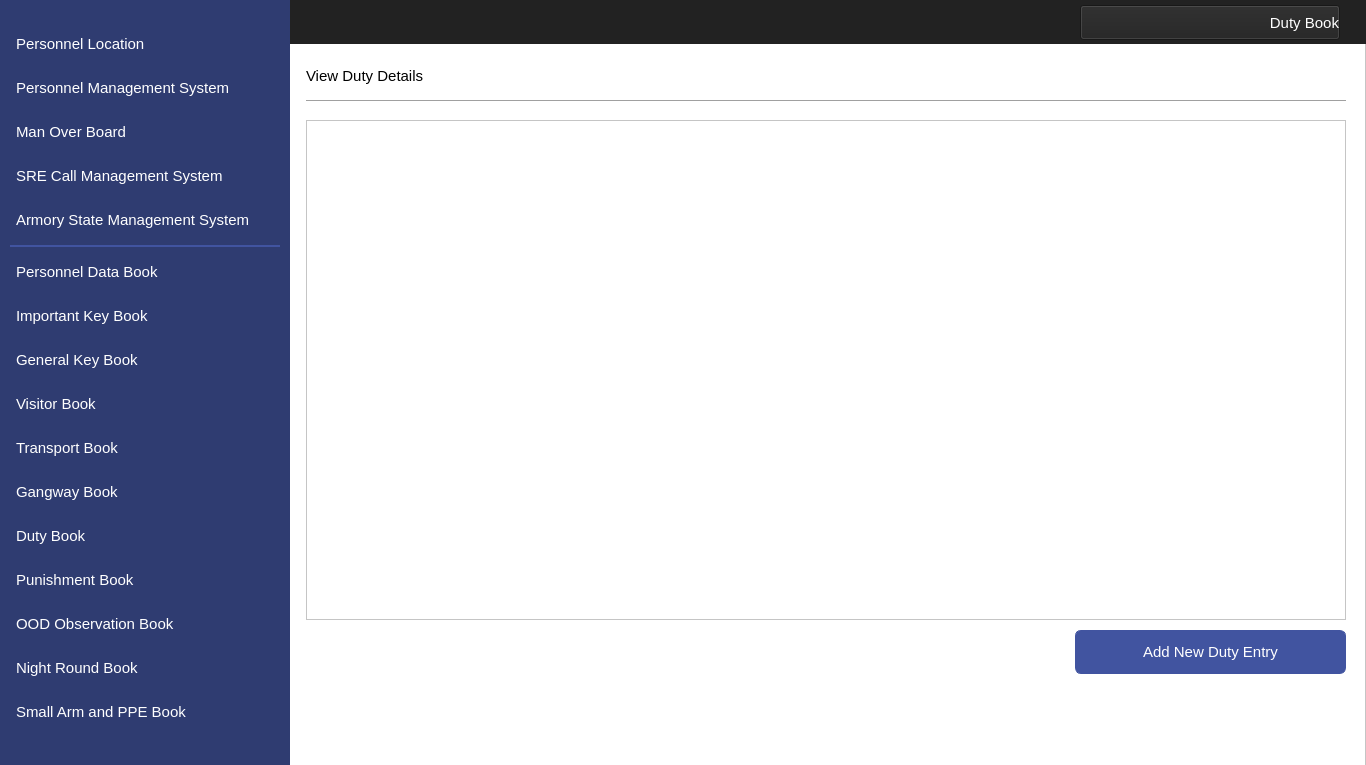
<?xml version="1.0" encoding="UTF-8"?>
<ui version="4.0">
 <class>MainWindow</class>
 <widget class="QMainWindow" name="MainWindow">
  <property name="geometry">
   <rect>
    <x>0</x>
    <y>0</y>
    <width>1366</width>
    <height>765</height>
   </rect>
  </property>
  <property name="windowTitle">
   <string>MainWindow</string>
  </property>
  <widget class="QWidget" name="centralwidget">
   <widget class="QFrame" name="frame">
    <property name="geometry">
     <rect>
      <x>0</x>
      <y>0</y>
      <width>1366</width>
      <height>768</height>
     </rect>
    </property>
    <property name="styleSheet">
     <string notr="true">background-color: #ffffff</string>
    </property>
    <property name="frameShape">
     <enum>QFrame::StyledPanel</enum>
    </property>
    <property name="frameShadow">
     <enum>QFrame::Raised</enum>
    </property>
    <widget class="QLabel" name="label">
     <property name="geometry">
      <rect>
       <x>0</x>
       <y>0</y>
       <width>290</width>
       <height>768</height>
      </rect>
     </property>
     <property name="styleSheet">
      <string notr="true">background-image: url(null);
background-color:#2F3C71;</string>
     </property>
     <property name="text">
      <string/>
     </property>
    </widget>
    <widget class="QLabel" name="label_2">
     <property name="geometry">
      <rect>
       <x>0</x>
       <y>0</y>
       <width>1366</width>
       <height>44</height>
      </rect>
     </property>
     <property name="styleSheet">
      <string notr="true">background-image: url(null);
background-color:#222222;</string>
     </property>
     <property name="text">
      <string/>
     </property>
    </widget>
    <widget class="QPushButton" name="navViewPunishment">
     <property name="geometry">
      <rect>
       <x>10</x>
       <y>558</y>
       <width>270</width>
       <height>44</height>
      </rect>
     </property>
     <property name="font">
      <font>
       <family>Segoe UI</family>
       <pointsize>11</pointsize>
      </font>
     </property>
     <property name="cursor">
      <cursorShape>PointingHandCursor</cursorShape>
     </property>
     <property name="styleSheet">
      <string notr="true">QPushButton 
{
    text-align: left;
    color: #ffffff;
    background-color:#2F3C71;
    border-width: 1px;
    border-color: #2F3C71;
    border-style: solid;
    border-radius: 6;
    padding: 3px;
    font-size: 11pt;
    padding-left: 5px;
    padding-right: 5px;
    min-width: 40px;
}

QPushButton:hover
{
    background-color:#4154A0;
}
QPushButton:pressed
{
    background-color: #384889;
 	border-width: 3px;
    border-color: #5C70BC;
    border-style: solid;
    border-radius: 6;

}</string>
     </property>
     <property name="text">
      <string>Punishment Book</string>
     </property>
     <property name="icon">
      <iconset resource="../IconResource.qrc">
       <normaloff>:/images/punishment.png</normaloff>:/images/punishment.png</iconset>
     </property>
     <property name="iconSize">
      <size>
       <width>25</width>
       <height>25</height>
      </size>
     </property>
     <property name="flat">
      <bool>false</bool>
     </property>
    </widget>
    <widget class="QPushButton" name="navViewImpKey">
     <property name="geometry">
      <rect>
       <x>10</x>
       <y>294</y>
       <width>270</width>
       <height>44</height>
      </rect>
     </property>
     <property name="font">
      <font>
       <family>Segoe UI</family>
       <pointsize>11</pointsize>
      </font>
     </property>
     <property name="cursor">
      <cursorShape>PointingHandCursor</cursorShape>
     </property>
     <property name="styleSheet">
      <string notr="true">QPushButton 
{
    text-align: left;
    color: #ffffff;
    background-color:#2F3C71;
    border-width: 1px;
    border-color: #2F3C71;
    border-style: solid;
    border-radius: 6;
    padding: 3px;
    font-size: 11pt;
    padding-left: 5px;
    padding-right: 5px;
    min-width: 40px;
}

QPushButton:hover
{
    background-color:#4154A0;
}
QPushButton:pressed
{
    background-color: #384889;
 	border-width: 3px;
    border-color: #5C70BC;
    border-style: solid;
    border-radius: 6;

}</string>
     </property>
     <property name="text">
      <string>Important Key Book</string>
     </property>
     <property name="icon">
      <iconset resource="../IconResource.qrc">
       <normaloff>:/images/impKey.png</normaloff>:/images/impKey.png</iconset>
     </property>
     <property name="iconSize">
      <size>
       <width>25</width>
       <height>25</height>
      </size>
     </property>
     <property name="flat">
      <bool>false</bool>
     </property>
    </widget>
    <widget class="QPushButton" name="navViewGenKey">
     <property name="geometry">
      <rect>
       <x>10</x>
       <y>338</y>
       <width>270</width>
       <height>44</height>
      </rect>
     </property>
     <property name="font">
      <font>
       <family>Segoe UI</family>
       <pointsize>11</pointsize>
      </font>
     </property>
     <property name="cursor">
      <cursorShape>PointingHandCursor</cursorShape>
     </property>
     <property name="styleSheet">
      <string notr="true">QPushButton 
{
    text-align: left;
    color: #ffffff;
    background-color:#2F3C71;
    border-width: 1px;
    border-color: #2F3C71;
    border-style: solid;
    border-radius: 6;
    padding: 3px;
    font-size: 11pt;
    padding-left: 5px;
    padding-right: 5px;
    min-width: 40px;
}

QPushButton:hover
{
    background-color:#4154A0;
}

QPushButton:pressed
{
    background-color: #384889;
 	border-width: 3px;
    border-color: #5C70BC;
    border-style: solid;
    border-radius: 6;

}</string>
     </property>
     <property name="text">
      <string>General Key Book</string>
     </property>
     <property name="icon">
      <iconset resource="../IconResource.qrc">
       <normaloff>:/images/genKey.png</normaloff>:/images/genKey.png</iconset>
     </property>
     <property name="iconSize">
      <size>
       <width>25</width>
       <height>25</height>
      </size>
     </property>
     <property name="flat">
      <bool>false</bool>
     </property>
    </widget>
    <widget class="QPushButton" name="navViewVisitor">
     <property name="geometry">
      <rect>
       <x>10</x>
       <y>382</y>
       <width>270</width>
       <height>44</height>
      </rect>
     </property>
     <property name="font">
      <font>
       <family>Segoe UI</family>
       <pointsize>11</pointsize>
      </font>
     </property>
     <property name="cursor">
      <cursorShape>PointingHandCursor</cursorShape>
     </property>
     <property name="styleSheet">
      <string notr="true">QPushButton 
{
    text-align: left;
    color: #ffffff;
    background-color:#2F3C71;
    border-width: 1px;
    border-color: #2F3C71;
    border-style: solid;
    border-radius: 6;
    padding: 3px;
    font-size: 11pt;
    padding-left: 5px;
    padding-right: 5px;
    min-width: 40px;
}

QPushButton:hover
{
    background-color:#4154A0;
}


QPushButton:pressed
{
    background-color: #384889;
 	border-width: 3px;
    border-color: #5C70BC;
    border-style: solid;
    border-radius: 6;
}</string>
     </property>
     <property name="text">
      <string>Visitor Book</string>
     </property>
     <property name="icon">
      <iconset resource="../IconResource.qrc">
       <normaloff>:/images/visitor.png</normaloff>:/images/visitor.png</iconset>
     </property>
     <property name="iconSize">
      <size>
       <width>25</width>
       <height>25</height>
      </size>
     </property>
     <property name="flat">
      <bool>false</bool>
     </property>
    </widget>
    <widget class="QPushButton" name="navViewTransport">
     <property name="geometry">
      <rect>
       <x>10</x>
       <y>426</y>
       <width>270</width>
       <height>44</height>
      </rect>
     </property>
     <property name="font">
      <font>
       <family>Segoe UI</family>
       <pointsize>11</pointsize>
      </font>
     </property>
     <property name="cursor">
      <cursorShape>PointingHandCursor</cursorShape>
     </property>
     <property name="styleSheet">
      <string notr="true">QPushButton 
{
    text-align: left;
    color: #ffffff;
    background-color:#2F3C71;
    border-width: 1px;
    border-color: #2F3C71;
    border-style: solid;
    border-radius: 6;
    padding: 3px;
    font-size: 11pt;
    padding-left: 5px;
    padding-right: 5px;
    min-width: 40px;
}

QPushButton:hover
{
    background-color:#4154A0;
}
QPushButton:pressed
{
    background-color: #384889;
 	border-width: 3px;
    border-color: #5C70BC;
    border-style: solid;
    border-radius: 6;

}</string>
     </property>
     <property name="text">
      <string>Transport Book</string>
     </property>
     <property name="icon">
      <iconset resource="../IconResource.qrc">
       <normaloff>:/images/transport.png</normaloff>:/images/transport.png</iconset>
     </property>
     <property name="iconSize">
      <size>
       <width>25</width>
       <height>25</height>
      </size>
     </property>
     <property name="flat">
      <bool>false</bool>
     </property>
    </widget>
    <widget class="QPushButton" name="navViewGangway">
     <property name="geometry">
      <rect>
       <x>10</x>
       <y>470</y>
       <width>270</width>
       <height>44</height>
      </rect>
     </property>
     <property name="font">
      <font>
       <family>Segoe UI</family>
       <pointsize>11</pointsize>
      </font>
     </property>
     <property name="cursor">
      <cursorShape>PointingHandCursor</cursorShape>
     </property>
     <property name="styleSheet">
      <string notr="true">QPushButton 
{
    text-align: left;
    color: #ffffff;
    background-color:#2F3C71;
    border-width: 1px;
    border-color: #2F3C71;
    border-style: solid;
    border-radius: 6;
    padding: 3px;
    font-size: 11pt;
    padding-left: 5px;
    padding-right: 5px;
    min-width: 40px;
}

QPushButton:hover
{
    background-color:#4154A0;
}
QPushButton:pressed
{
    background-color: #384889;
 	border-width: 3px;
    border-color: #5C70BC;
    border-style: solid;
    border-radius: 6;

}</string>
     </property>
     <property name="text">
      <string>Gangway Book</string>
     </property>
     <property name="icon">
      <iconset resource="../IconResource.qrc">
       <normaloff>:/images/gangway.png</normaloff>:/images/gangway.png</iconset>
     </property>
     <property name="iconSize">
      <size>
       <width>25</width>
       <height>25</height>
      </size>
     </property>
     <property name="flat">
      <bool>false</bool>
     </property>
    </widget>
    <widget class="QPushButton" name="navViewDuty">
     <property name="geometry">
      <rect>
       <x>10</x>
       <y>514</y>
       <width>270</width>
       <height>44</height>
      </rect>
     </property>
     <property name="font">
      <font>
       <family>Segoe UI</family>
       <pointsize>11</pointsize>
      </font>
     </property>
     <property name="cursor">
      <cursorShape>PointingHandCursor</cursorShape>
     </property>
     <property name="styleSheet">
      <string notr="true">QPushButton 
{
    text-align: left;
    color: #ffffff;
    background-color:#2F3C71;
    border-width: 1px;
    border-color: #2F3C71;
    border-style: solid;
    border-radius: 6;
    padding: 3px;
    font-size: 11pt;
    padding-left: 5px;
    padding-right: 5px;
    min-width: 40px;
}

QPushButton:hover
{
    background-color:#4154A0;
}
QPushButton:active
{
    background-color:#4154A0;
}
QPushButton:pressed
{
    background-color: #384889;
 	border-width: 3px;
    border-color: #5C70BC;
    border-style: solid;
    border-radius: 6;

}</string>
     </property>
     <property name="text">
      <string>Duty Book</string>
     </property>
     <property name="icon">
      <iconset resource="../IconResource.qrc">
       <normaloff>:/images/duty.png</normaloff>:/images/duty.png</iconset>
     </property>
     <property name="iconSize">
      <size>
       <width>25</width>
       <height>25</height>
      </size>
     </property>
     <property name="flat">
      <bool>false</bool>
     </property>
    </widget>
    <widget class="QPushButton" name="navViewNight">
     <property name="geometry">
      <rect>
       <x>10</x>
       <y>646</y>
       <width>270</width>
       <height>44</height>
      </rect>
     </property>
     <property name="font">
      <font>
       <family>Segoe UI</family>
       <pointsize>11</pointsize>
      </font>
     </property>
     <property name="cursor">
      <cursorShape>PointingHandCursor</cursorShape>
     </property>
     <property name="styleSheet">
      <string notr="true">QPushButton 
{
    text-align: left;
    color: #ffffff;
    background-color:#2F3C71;
    border-width: 1px;
    border-color: #2F3C71;
    border-style: solid;
    border-radius: 6;
    padding: 3px;
    font-size: 11pt;
    padding-left: 5px;
    padding-right: 5px;
    min-width: 40px;
}

QPushButton:hover
{
    background-color:#4154A0;
}
QPushButton:pressed
{
    background-color: #384889;
 	border-width: 3px;
    border-color: #5C70BC;
    border-style: solid;
    border-radius: 6;

}</string>
     </property>
     <property name="text">
      <string>Night Round Book</string>
     </property>
     <property name="icon">
      <iconset resource="../IconResource.qrc">
       <normaloff>:/images/night.png</normaloff>:/images/night.png</iconset>
     </property>
     <property name="iconSize">
      <size>
       <width>25</width>
       <height>25</height>
      </size>
     </property>
     <property name="flat">
      <bool>false</bool>
     </property>
    </widget>
    <widget class="QLabel" name="label_4">
     <property name="geometry">
      <rect>
       <x>10</x>
       <y>245</y>
       <width>270</width>
       <height>2</height>
      </rect>
     </property>
     <property name="styleSheet">
      <string notr="true">background-color:#4154A0;</string>
     </property>
     <property name="text">
      <string/>
     </property>
    </widget>
    <widget class="QPushButton" name="navViewMOB">
     <property name="geometry">
      <rect>
       <x>10</x>
       <y>110</y>
       <width>270</width>
       <height>44</height>
      </rect>
     </property>
     <property name="font">
      <font>
       <family>Segoe UI</family>
       <pointsize>11</pointsize>
      </font>
     </property>
     <property name="cursor">
      <cursorShape>PointingHandCursor</cursorShape>
     </property>
     <property name="styleSheet">
      <string notr="true">QPushButton 
{
    text-align: left;
    color: #ffffff;
    background-color:#2F3C71;
    border-width: 1px;
    border-color: #2F3C71;
    border-style: solid;
    border-radius: 6;
    padding: 3px;
    font-size: 11pt;
    padding-left: 5px;
    padding-right: 5px;
    min-width: 40px;
}

QPushButton:hover
{
    background-color:#4154A0;
}
QPushButton:pressed
{
    background-color: #384889;
 	border-width: 3px;
    border-color: #5C70BC;
    border-style: solid;
    border-radius: 6;

}</string>
     </property>
     <property name="text">
      <string>Man Over Board</string>
     </property>
     <property name="icon">
      <iconset resource="../IconResource.qrc">
       <normaloff>:/images/mob.png</normaloff>:/images/mob.png</iconset>
     </property>
     <property name="iconSize">
      <size>
       <width>32</width>
       <height>32</height>
      </size>
     </property>
     <property name="flat">
      <bool>false</bool>
     </property>
    </widget>
    <widget class="QPushButton" name="navViewLocation">
     <property name="geometry">
      <rect>
       <x>10</x>
       <y>22</y>
       <width>270</width>
       <height>44</height>
      </rect>
     </property>
     <property name="font">
      <font>
       <family>Segoe UI</family>
       <pointsize>11</pointsize>
      </font>
     </property>
     <property name="cursor">
      <cursorShape>PointingHandCursor</cursorShape>
     </property>
     <property name="styleSheet">
      <string notr="true">QPushButton 
{
    text-align: left;
    color: #ffffff;
    background-color:#2F3C71;
    border-width: 1px;
    border-color: #2F3C71;
    border-style: solid;
    border-radius: 6;
    padding: 3px;
    font-size: 11pt;
    padding-left: 5px;
    padding-right: 5px;
    min-width: 40px;
}

QPushButton:hover
{
    background-color:#4154A0;
}
QPushButton:pressed
{
    background-color: #384889;
 	border-width: 3px;
    border-color: #5C70BC;
    border-style: solid;
    border-radius: 6;

}</string>
     </property>
     <property name="text">
      <string>Personnel Location</string>
     </property>
     <property name="icon">
      <iconset resource="../IconResource.qrc">
       <normaloff>:/images/locate.png</normaloff>:/images/locate.png</iconset>
     </property>
     <property name="iconSize">
      <size>
       <width>25</width>
       <height>25</height>
      </size>
     </property>
     <property name="flat">
      <bool>false</bool>
     </property>
    </widget>
    <widget class="QPushButton" name="navViewMangement">
     <property name="geometry">
      <rect>
       <x>10</x>
       <y>66</y>
       <width>270</width>
       <height>44</height>
      </rect>
     </property>
     <property name="font">
      <font>
       <family>Segoe UI</family>
       <pointsize>11</pointsize>
      </font>
     </property>
     <property name="cursor">
      <cursorShape>PointingHandCursor</cursorShape>
     </property>
     <property name="styleSheet">
      <string notr="true">QPushButton 
{
    text-align: left;
    color: #ffffff;
    background-color:#2F3C71;
    border-width: 1px;
    border-color: #2F3C71;
    border-style: solid;
    border-radius: 6;
    padding: 3px;
    font-size: 11pt;
    padding-left: 5px;
    padding-right: 5px;
    min-width: 40px;
}

QPushButton:hover
{
    background-color:#4154A0;
}
QPushButton:pressed
{
    background-color: #384889;
 	border-width: 3px;
    border-color: #5C70BC;
    border-style: solid;
    border-radius: 6;

}</string>
     </property>
     <property name="text">
      <string>Personnel Management System</string>
     </property>
     <property name="icon">
      <iconset resource="../IconResource.qrc">
       <normaloff>:/images/personnel.png</normaloff>:/images/personnel.png</iconset>
     </property>
     <property name="iconSize">
      <size>
       <width>32</width>
       <height>32</height>
      </size>
     </property>
     <property name="flat">
      <bool>false</bool>
     </property>
    </widget>
    <widget class="QPushButton" name="navViewPPE">
     <property name="geometry">
      <rect>
       <x>10</x>
       <y>690</y>
       <width>270</width>
       <height>44</height>
      </rect>
     </property>
     <property name="font">
      <font>
       <family>Segoe UI</family>
       <pointsize>11</pointsize>
      </font>
     </property>
     <property name="cursor">
      <cursorShape>PointingHandCursor</cursorShape>
     </property>
     <property name="styleSheet">
      <string notr="true">QPushButton 
{
    text-align: left;
    color: #ffffff;
    background-color:#2F3C71;
    border-width: 1px;
    border-color: #2F3C71;
    border-style: solid;
    border-radius: 6;
    padding: 3px;
    font-size: 11pt;
    padding-left: 5px;
    padding-right: 5px;
    min-width: 40px;
}

QPushButton:hover
{
    background-color:#4154A0;
}
QPushButton:pressed
{
    background-color: #384889;
 	border-width: 3px;
    border-color: #5C70BC;
    border-style: solid;
    border-radius: 6;

}</string>
     </property>
     <property name="text">
      <string>Small Arm and PPE Book</string>
     </property>
     <property name="icon">
      <iconset resource="../IconResource.qrc">
       <normaloff>:/images/armPPE.png</normaloff>:/images/armPPE.png</iconset>
     </property>
     <property name="iconSize">
      <size>
       <width>25</width>
       <height>25</height>
      </size>
     </property>
     <property name="flat">
      <bool>false</bool>
     </property>
    </widget>
    <widget class="QPushButton" name="navViewOOD">
     <property name="geometry">
      <rect>
       <x>10</x>
       <y>602</y>
       <width>270</width>
       <height>44</height>
      </rect>
     </property>
     <property name="font">
      <font>
       <family>Segoe UI</family>
       <pointsize>11</pointsize>
      </font>
     </property>
     <property name="cursor">
      <cursorShape>PointingHandCursor</cursorShape>
     </property>
     <property name="styleSheet">
      <string notr="true">QPushButton 
{
    text-align: left;
    color: #ffffff;
    background-color:#2F3C71;
    border-width: 1px;
    border-color: #2F3C71;
    border-style: solid;
    border-radius: 6;
    padding: 3px;
    font-size: 11pt;
    padding-left: 5px;
    padding-right: 5px;
    min-width: 40px;
}

QPushButton:hover
{
    background-color:#4154A0;
}
QPushButton:pressed
{
    background-color: #384889;
 	border-width: 3px;
    border-color: #5C70BC;
    border-style: solid;
    border-radius: 6;

}</string>
     </property>
     <property name="text">
      <string>OOD Observation Book</string>
     </property>
     <property name="icon">
      <iconset resource="../IconResource.qrc">
       <normaloff>:/images/oodObserve.png</normaloff>:/images/oodObserve.png</iconset>
     </property>
     <property name="iconSize">
      <size>
       <width>25</width>
       <height>25</height>
      </size>
     </property>
     <property name="flat">
      <bool>false</bool>
     </property>
    </widget>
    <widget class="QPushButton" name="navViewCMS">
     <property name="geometry">
      <rect>
       <x>10</x>
       <y>154</y>
       <width>270</width>
       <height>44</height>
      </rect>
     </property>
     <property name="font">
      <font>
       <family>Segoe UI</family>
       <pointsize>11</pointsize>
      </font>
     </property>
     <property name="cursor">
      <cursorShape>PointingHandCursor</cursorShape>
     </property>
     <property name="styleSheet">
      <string notr="true">QPushButton 
{
    text-align: left;
    color: #ffffff;
    background-color:#2F3C71;
    border-width: 1px;
    border-color: #2F3C71;
    border-style: solid;
    border-radius: 6;
    padding: 3px;
    font-size: 11pt;
    padding-left: 5px;
    padding-right: 5px;
    min-width: 40px;
}

QPushButton:hover
{
    background-color:#4154A0;
}
QPushButton:pressed
{
    background-color: #384889;
 	border-width: 3px;
    border-color: #5C70BC;
    border-style: solid;
    border-radius: 6;

}</string>
     </property>
     <property name="text">
      <string>SRE Call Management System</string>
     </property>
     <property name="icon">
      <iconset resource="../IconResource.qrc">
       <normaloff>:/images/sreCall.png</normaloff>:/images/sreCall.png</iconset>
     </property>
     <property name="iconSize">
      <size>
       <width>25</width>
       <height>25</height>
      </size>
     </property>
     <property name="flat">
      <bool>false</bool>
     </property>
    </widget>
    <widget class="QPushButton" name="pushButton">
     <property name="enabled">
      <bool>true</bool>
     </property>
     <property name="geometry">
      <rect>
       <x>1080</x>
       <y>5</y>
       <width>260</width>
       <height>35</height>
      </rect>
     </property>
     <property name="font">
      <font>
       <family>Segoe UI</family>
       <pointsize>11</pointsize>
      </font>
     </property>
     <property name="styleSheet">
      <string notr="true"> text-align: right;
    color: #ffffff;
    background-color:#222222;</string>
     </property>
     <property name="text">
      <string>Duty Book</string>
     </property>
     <property name="icon">
      <iconset resource="../IconResource.qrc">
       <normaloff>:/images/duty.png</normaloff>:/images/duty.png</iconset>
     </property>
     <property name="iconSize">
      <size>
       <width>32</width>
       <height>32</height>
      </size>
     </property>
    </widget>
    <widget class="QPushButton" name="pushButton_2">
     <property name="enabled">
      <bool>true</bool>
     </property>
     <property name="geometry">
      <rect>
       <x>306</x>
       <y>680</y>
       <width>100</width>
       <height>80</height>
      </rect>
     </property>
     <property name="styleSheet">
      <string notr="true"> border:1px solid #fff;
    border-radius:4px;
    outline:none;</string>
     </property>
     <property name="text">
      <string/>
     </property>
     <property name="icon">
      <iconset resource="../IconResource.qrc">
       <normaloff>:/images/logoMTIP.png</normaloff>:/images/logoMTIP.png</iconset>
     </property>
     <property name="iconSize">
      <size>
       <width>200</width>
       <height>200</height>
      </size>
     </property>
    </widget>
    <widget class="QPushButton" name="navViewPersonnel">
     <property name="geometry">
      <rect>
       <x>10</x>
       <y>250</y>
       <width>270</width>
       <height>44</height>
      </rect>
     </property>
     <property name="font">
      <font>
       <family>Segoe UI</family>
       <pointsize>11</pointsize>
      </font>
     </property>
     <property name="cursor">
      <cursorShape>PointingHandCursor</cursorShape>
     </property>
     <property name="styleSheet">
      <string notr="true">QPushButton 
{
    text-align: left;
    color: #ffffff;
    background-color:#2F3C71;
    border-width: 1px;
    border-color: #2F3C71;
    border-style: solid;
    border-radius: 6;
    padding: 3px;
    font-size: 11pt;
    padding-left: 5px;
    padding-right: 5px;
    min-width: 40px;
}

QPushButton:hover
{
    background-color:#4154A0;
}

QPushButton:pressed
{
    background-color: #384889;
 	border-width: 3px;
    border-color: #5C70BC;
    border-style: solid;
    border-radius: 6;

}</string>
     </property>
     <property name="text">
      <string>Personnel Data Book</string>
     </property>
     <property name="icon">
      <iconset resource="../IconResource.qrc">
       <normaloff>:/images/personnelData.png</normaloff>:/images/personnelData.png</iconset>
     </property>
     <property name="iconSize">
      <size>
       <width>25</width>
       <height>25</height>
      </size>
     </property>
     <property name="flat">
      <bool>false</bool>
     </property>
    </widget>
    <widget class="QPushButton" name="btnAddDuty">
     <property name="geometry">
      <rect>
       <x>1075</x>
       <y>630</y>
       <width>271</width>
       <height>44</height>
      </rect>
     </property>
     <property name="font">
      <font>
       <family>Segoe UI</family>
       <pointsize>11</pointsize>
      </font>
     </property>
     <property name="cursor">
      <cursorShape>PointingHandCursor</cursorShape>
     </property>
     <property name="styleSheet">
      <string notr="true">QPushButton
{
    color: #ffffff;
    background-color:#4154A0;
    border-width: 1px;
    border-color: #4154A0;
    border-style: solid;
    border-radius: 6;
    padding: 3px;
    font-size: 11pt;
    padding-left: 5px;
    padding-right: 5px;
    min-width: 40px;
}

QPushButton:hover
{
    background-color:#384889
}
QPushButton:pressed
{
    background-color: #384889;
 	border-width: 3px;
    border-color: #5C70BC;
    border-style: solid;
    border-radius: 6;

}</string>
     </property>
     <property name="text">
      <string>Add New Duty Entry</string>
     </property>
     <property name="icon">
      <iconset resource="../IconResource.qrc">
       <normaloff>:/images/add.png</normaloff>:/images/add.png</iconset>
     </property>
     <property name="iconSize">
      <size>
       <width>25</width>
       <height>25</height>
      </size>
     </property>
    </widget>
    <widget class="QPushButton" name="navViewState">
     <property name="geometry">
      <rect>
       <x>10</x>
       <y>198</y>
       <width>270</width>
       <height>44</height>
      </rect>
     </property>
     <property name="font">
      <font>
       <family>Segoe UI</family>
       <pointsize>11</pointsize>
      </font>
     </property>
     <property name="cursor">
      <cursorShape>PointingHandCursor</cursorShape>
     </property>
     <property name="styleSheet">
      <string notr="true">QPushButton 
{
    text-align: left;
    color: #ffffff;
    background-color:#2F3C71;
    border-width: 1px;
    border-color: #2F3C71;
    border-style: solid;
    border-radius: 6;
    padding: 3px;
    font-size: 11pt;
    padding-left: 5px;
    padding-right: 5px;
    min-width: 40px;
}

QPushButton:hover
{
    background-color:#4154A0;
}
QPushButton:pressed
{
    background-color: #384889;
 	border-width: 3px;
    border-color: #5C70BC;
    border-style: solid;
    border-radius: 6;

}</string>
     </property>
     <property name="text">
      <string>Armory State Management System</string>
     </property>
     <property name="icon">
      <iconset resource="../IconResource.qrc">
       <normaloff>:/images/armoryState.png</normaloff>:/images/armoryState.png</iconset>
     </property>
     <property name="iconSize">
      <size>
       <width>25</width>
       <height>25</height>
      </size>
     </property>
     <property name="flat">
      <bool>false</bool>
     </property>
    </widget>
    <widget class="QTableView" name="tblDetails">
     <property name="geometry">
      <rect>
       <x>306</x>
       <y>120</y>
       <width>1040</width>
       <height>500</height>
      </rect>
     </property>
     <property name="font">
      <font>
       <pointsize>11</pointsize>
      </font>
     </property>
     <property name="editTriggers">
      <set>QAbstractItemView::NoEditTriggers</set>
     </property>
     <property name="alternatingRowColors">
      <bool>true</bool>
     </property>
     <property name="selectionMode">
      <enum>QAbstractItemView::NoSelection</enum>
     </property>
     <property name="selectionBehavior">
      <enum>QAbstractItemView::SelectRows</enum>
     </property>
     <property name="textElideMode">
      <enum>Qt::ElideMiddle</enum>
     </property>
    </widget>
    <zorder>label_2</zorder>
    <zorder>label</zorder>
    <zorder>navViewPunishment</zorder>
    <zorder>navViewImpKey</zorder>
    <zorder>navViewGenKey</zorder>
    <zorder>navViewVisitor</zorder>
    <zorder>navViewTransport</zorder>
    <zorder>navViewGangway</zorder>
    <zorder>navViewDuty</zorder>
    <zorder>navViewNight</zorder>
    <zorder>label_4</zorder>
    <zorder>navViewMOB</zorder>
    <zorder>navViewLocation</zorder>
    <zorder>navViewMangement</zorder>
    <zorder>navViewPPE</zorder>
    <zorder>navViewOOD</zorder>
    <zorder>navViewCMS</zorder>
    <zorder>pushButton</zorder>
    <zorder>pushButton_2</zorder>
    <zorder>navViewPersonnel</zorder>
    <zorder>btnAddDuty</zorder>
    <zorder>navViewState</zorder>
    <zorder>tblDetails</zorder>
   </widget>
   <widget class="QLabel" name="label_13">
    <property name="geometry">
     <rect>
      <x>306</x>
      <y>100</y>
      <width>1040</width>
      <height>1</height>
     </rect>
    </property>
    <property name="styleSheet">
     <string notr="true">background-color:#A0A0A0;</string>
    </property>
    <property name="text">
     <string/>
    </property>
   </widget>
   <widget class="QLabel" name="label_6">
    <property name="geometry">
     <rect>
      <x>306</x>
      <y>60</y>
      <width>221</width>
      <height>31</height>
     </rect>
    </property>
    <property name="font">
     <font>
      <family>Segoe UI</family>
      <pointsize>11</pointsize>
     </font>
    </property>
    <property name="layoutDirection">
     <enum>Qt::LeftToRight</enum>
    </property>
    <property name="styleSheet">
     <string notr="true">color: #000000;
background-color:#ffffff;
font-size: 11pt</string>
    </property>
    <property name="text">
     <string>View Duty Details</string>
    </property>
    <property name="alignment">
     <set>Qt::AlignLeading|Qt::AlignLeft|Qt::AlignVCenter</set>
    </property>
   </widget>
  </widget>
 </widget>
 <resources>
  <include location="../IconResource.qrc"/>
 </resources>
 <connections/>
</ui>
